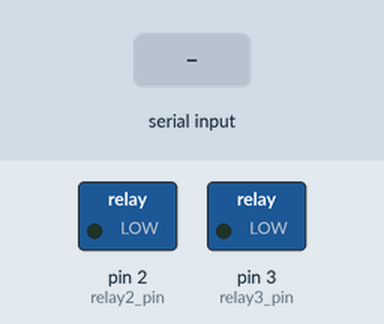
This sketch was run on a simulated Arduino Uno, built with avr-gcc and run on an emulated ATmega328P. On the bench: switched loads named in the sketch (green lamp = pin HIGH). Inputs (shaded band) come from the test bench.

Above: at 1.2 s.
1.3 s: "2" received over Serial
At 2.3 s:
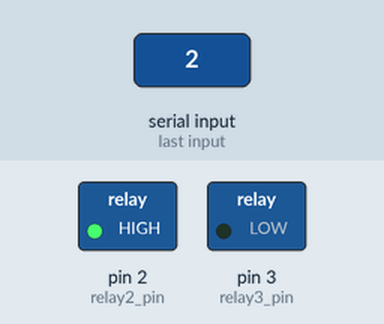
2.8 s: "3" received over Serial
At 3.5 s:
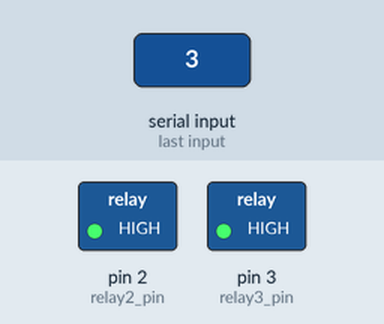
4.3 s: "2" received over Serial
At 4.6 s:
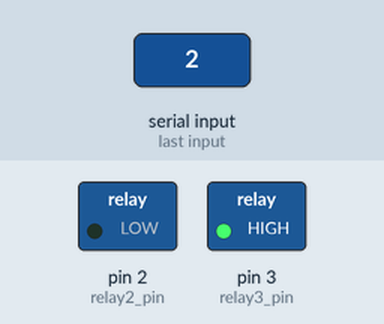
Timing chart, 0 to 7.3 s (numbered marks = the images above; inputs shaded):
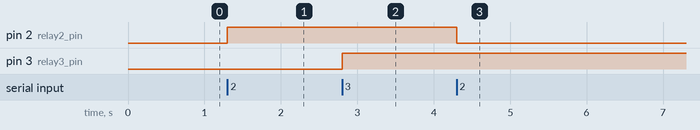

The sketch:

relays_bleutooth.ino
```cpp
const int relay1_pin = 1;
const int relay2_pin = 2;
const int relay3_pin = 3;

bool relay1Status = false;
bool relay2Status = false;
bool relay3Status = false;

void setup() {
  pinMode(relay1_pin, OUTPUT);
  pinMode(relay2_pin, OUTPUT);
  pinMode(relay3_pin, OUTPUT);
  Serial.begin(9600);
}

void loop() {
  if (Serial.available()) {
    char command = Serial.read();
    switch (command) {
      case '1':
        digitalWrite(relay1_pin, !relay1Status);
        relay1Status = !relay1Status;
        break;
      case '2':
        digitalWrite(relay2_pin, !relay2Status);
        relay2Status = !relay2Status;
        break;
      case '3':
        digitalWrite(relay3_pin, !relay3Status);
        relay3Status = !relay3Status;
        break;
    }
  }
}
```

Measured:
- after the input at 1.3 s, pin 2 (relay2_pin): LOW → HIGH at once
- after the input at 2.8 s, pin 3 (relay3_pin): LOW → HIGH at once
- after the input at 4.3 s, pin 2 (relay2_pin): HIGH → LOW at once
